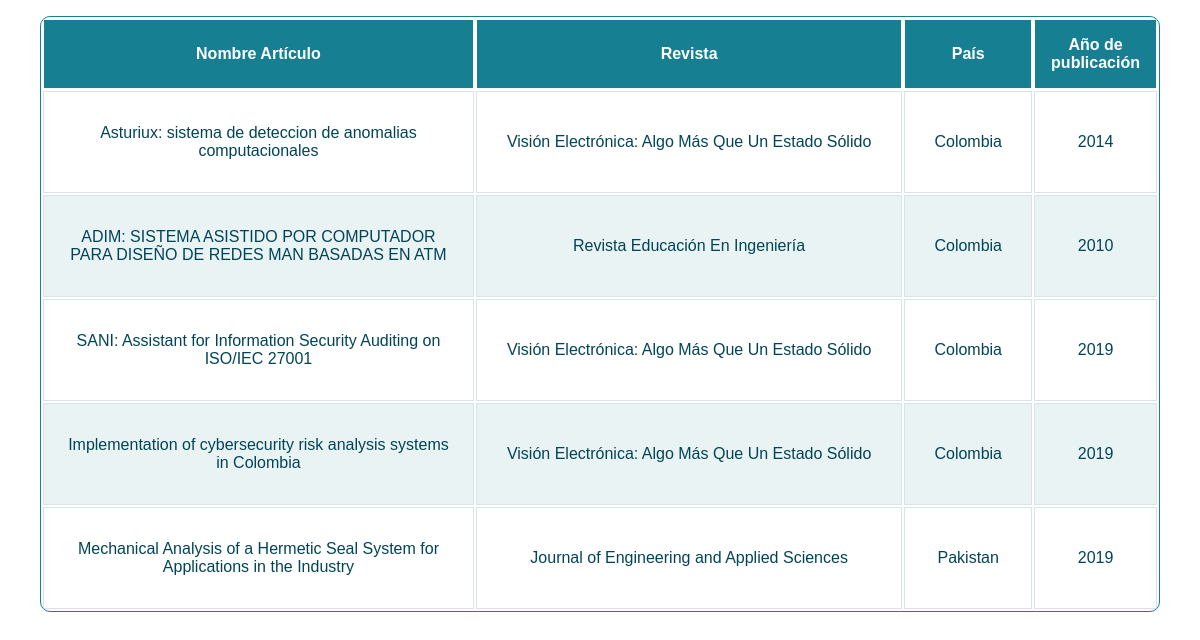
The app's page /tablas/t_revistas.php with its own data.
### tables this page shows
CREATE TABLE `t05revistas` (
  `t05id` int(11) NOT NULL,
  `t05nombre` varchar(255) NOT NULL,
  `t05revista` varchar(255) NOT NULL,
  `t05lugar` varchar(255) NOT NULL,
  `t05categoria` varchar(255) NOT NULL,
  `t05descripcion` varchar(255) NOT NULL,
  `t05anio` int(10) NOT NULL
);

### tablas/t_revistas.php (the view, shortened to what this page needs)
<!DOCTYPE html>
<html >
<head>
  <link rel="stylesheet" href="https://cdnjs.cloudflare.com/ajax/libs/normalize/5.0.0/normalize.min.css">
  <link rel="stylesheet" href="css/style.css">
</head>
<body>
<div class="container">
  <table class="table table-responsive table-bordered responstable">
    <tr>
      <th class="conf">Nombre Artículo</th>
      <th class="conf">Revista</th>
      <th class="conf2">País</th>
      <th class="conf2">Año de publicación</th>
    </tr>
    <?php
      $enlace = mysqli_connect("localhost", "root", "", "db_cyseth");
      $consulta = "select * from t05revistas";
      $resultado = mysqli_query($enlace, $consulta);
      while($datos = mysqli_fetch_array($resultado)){
    ?>
    <tr>
      <td class="conf"><div class ="let"><p><?php echo $datos["t05nombre"]; ?></p></div></td>
      <td class="conf"><div class ="let"><p><?php echo $datos["t05revista"]; ?></p></div></td>
      <td class="conf2"><div class ="let"><p><?php echo $datos["t05lugar"]; ?></p></div></td>
      <td class="conf2"><div class ="let"><p><?php echo $datos["t05anio"]; ?></p></div></td>
    </tr>
    <?php
      }
    ?>
  </table>
</div>
</body>
</html>

### tablas/css/style.css (style rules this page uses)
.responstable { margin: 1em 0; width: 100%; overflow: hidden; background: #FFF; color: #024457; border-radius: 10px; border: 1px solid #167F92; }
.responstable tr { border: 1px solid #D9E4E6; }
.responstable tr:nth-child(odd) { background-color: #EAF3F3; }
.responstable th { display: none; border: 1px solid #FFF; background-color: #167F92; color: #FFF; padding: 1em; }
.responstable th:first-child { display: table-cell; text-align: center; }
.responstable th:nth-child(2) { display: table-cell; }
.responstable th:nth-child(2):after { content: attr(data-th); }
@media (min-width: 480px) { .responstable th:nth-child(2):after { display: none; } }
.responstable td { display: block; word-wrap: break-word; max-width: 7em; }
.responstable td:first-child { display: table-cell; text-align: center; border-right: 1px solid #D9E4E6; }
@media (min-width: 480px) { .responstable td { border: 1px solid #D9E4E6; } }
.responstable th, .responstable td { text-align: left; margin: .5em 1em; }
@media (min-width: 480px) { .responstable th, .responstable td { display: table-cell; padding: 1em; } }
body { padding: 0 2em; font-family: Arial, sans-serif; color: #024457; }
th.conf { width: 44%; text-align: center; }
td.conf { width: 44%; text-align: center; }
th.conf2 { width: 20%; text-align: center; }
td.conf2 { width: 20%; text-align: center; }

### records on screen
t05revistas: t05nombre "Asturiux: sistema de deteccion de anomalias computacionales", t05revista "Visión Electrónica: Algo Más Que Un Estado Sólido", t05lugar "Colombia", t05anio "2014"
t05revistas: t05nombre "ADIM: SISTEMA ASISTIDO POR COMPUTADOR PARA DISEÑO DE REDES MAN BASADAS EN ATM", t05revista "Revista Educación En Ingeniería", t05lugar "Colombia", t05anio "2010"
t05revistas: t05nombre "SANI: Assistant for Information Security Auditing on ISO/IEC 27001", t05revista "Visión Electrónica: Algo Más Que Un Estado Sólido", t05lugar "Colombia", t05anio "2019"
t05revistas: t05nombre "Implementation of cybersecurity risk analysis systems in Colombia", t05revista "Visión Electrónica: Algo Más Que Un Estado Sólido", t05lugar "Colombia", t05anio "2019"
t05revistas: t05nombre "Mechanical Analysis of a Hermetic Seal System for Applications in the Industry", t05revista "Journal of Engineering and Applied Sciences", t05lugar "Pakistan", t05anio "2019"
